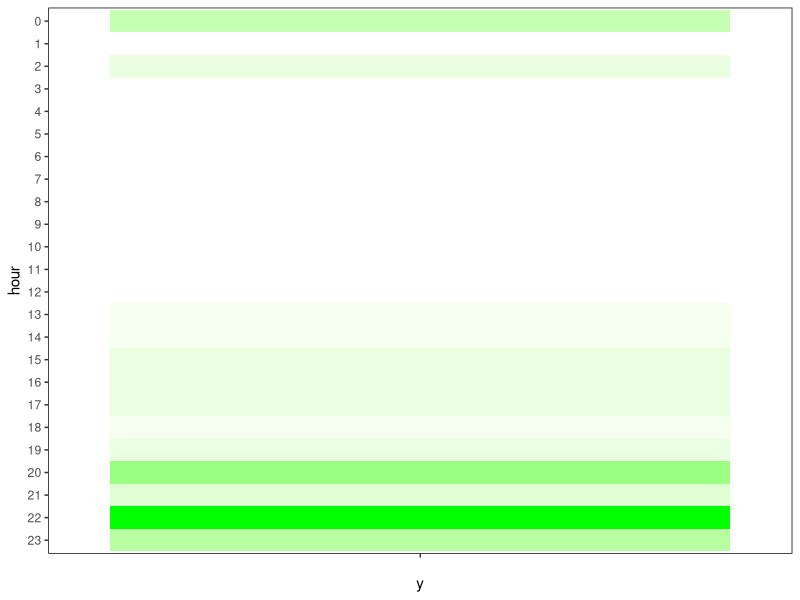
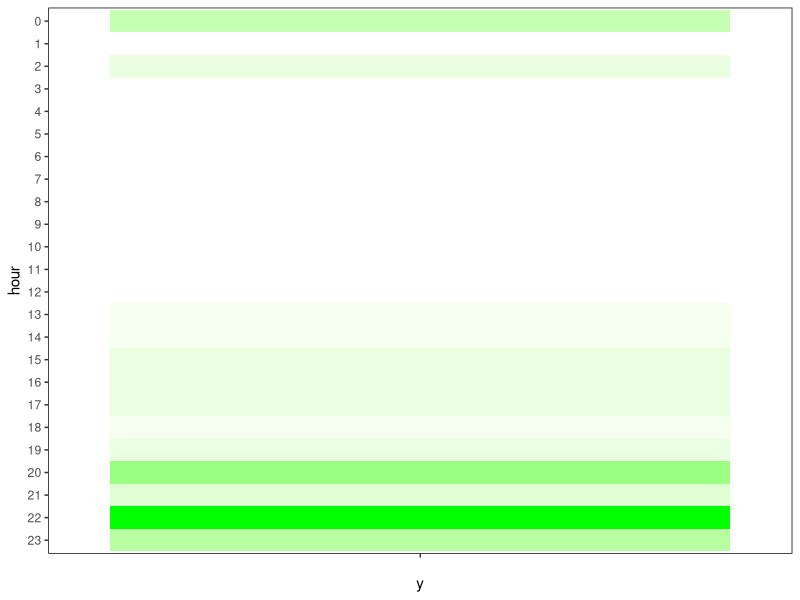

The R source for these figures, in order:
setwd("~/Developer/data-visualization-projects/WeedData/times")

library(ggplot2)
library(stats)

# read data
data = read.csv("times.csv")
colnames(data) = c("hour")
data$count = 1

# aggregate count by hour
agg_data = aggregate(data$count, by=list(hour=data$hour), FUN=sum)

# fill in missing hours with 0
for (i in 0:23) {
  if (i %in% agg_data$hour) {} 
  else { agg_data = rbind(agg_data, c(i, 0)) }
}

# order
agg_data = agg_data[order(agg_data$hour),]
agg_data$hour = factor(agg_data$hour, levels = rev(agg_data$hour))

agg_data$percent = (agg_data$x/sum(agg_data$x)) * 100
###############################################################################
# PLOTTING
###############################################################################

ggplot(data = agg_data, aes(x=hour, y='')) + 
  geom_tile(aes(fill=percent)) +
  scale_fill_gradient(low="white", high="green") +
  guides(alpha="none", fill="none") +
  theme(
    panel.grid.major=element_blank(),
    panel.grid.minor=element_blank(),
    panel.background=element_blank(),
    panel.border=element_rect(color="black", fill=NA)
  ) + coord_flip()

ggsave("times.png", height=15, width=5, dpi=300)






